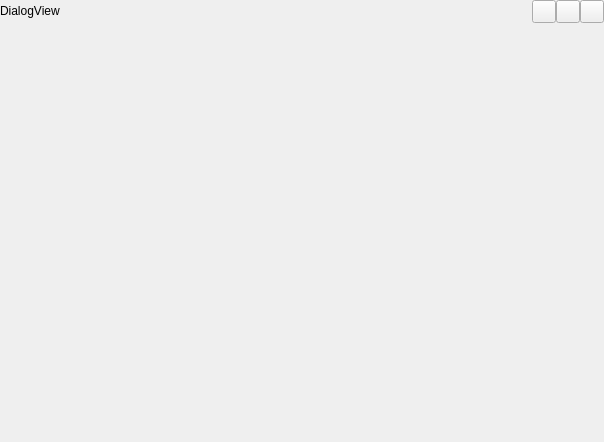
<?xml version="1.0" encoding="UTF-8"?>
<ui version="4.0">
 <class>PLSDialogView</class>
 <widget class="QDialog" name="PLSDialogView">
  <property name="geometry">
   <rect>
    <x>0</x>
    <y>0</y>
    <width>604</width>
    <height>442</height>
   </rect>
  </property>
  <property name="windowTitle">
   <string>Dialog</string>
  </property>
  <layout class="QVBoxLayout" name="verticalLayout" stretch="0,0,1">
   <property name="spacing">
    <number>0</number>
   </property>
   <property name="sizeConstraint">
    <enum>QLayout::SetNoConstraint</enum>
   </property>
   <property name="leftMargin">
    <number>0</number>
   </property>
   <property name="topMargin">
    <number>0</number>
   </property>
   <property name="rightMargin">
    <number>0</number>
   </property>
   <property name="bottomMargin">
    <number>0</number>
   </property>
   <item>
    <widget class="QFrame" name="titleBar">
     <property name="frameShape">
      <enum>QFrame::NoFrame</enum>
     </property>
     <property name="frameShadow">
      <enum>QFrame::Raised</enum>
     </property>
     <layout class="QHBoxLayout" name="titleBarLayout" stretch="1,0">
      <property name="spacing">
       <number>15</number>
      </property>
      <property name="leftMargin">
       <number>0</number>
      </property>
      <property name="topMargin">
       <number>0</number>
      </property>
      <property name="rightMargin">
       <number>0</number>
      </property>
      <property name="bottomMargin">
       <number>0</number>
      </property>
      <item alignment="Qt::AlignVCenter">
       <widget class="QLabel" name="titleLabel">
        <property name="sizePolicy">
         <sizepolicy hsizetype="Expanding" vsizetype="Preferred">
          <horstretch>0</horstretch>
          <verstretch>0</verstretch>
         </sizepolicy>
        </property>
        <property name="text">
         <string>DialogView</string>
        </property>
       </widget>
      </item>
      <item>
       <layout class="QHBoxLayout" name="titleButtonLayout">
        <property name="spacing">
         <number>0</number>
        </property>
        <item>
         <widget class="QToolButton" name="min">
          <property name="cursor">
           <cursorShape>ArrowCursor</cursorShape>
          </property>
          <property name="text">
           <string/>
          </property>
         </widget>
        </item>
        <item>
         <widget class="QToolButton" name="maxres">
          <property name="cursor">
           <cursorShape>ArrowCursor</cursorShape>
          </property>
          <property name="text">
           <string/>
          </property>
         </widget>
        </item>
        <item>
         <widget class="QToolButton" name="close">
          <property name="cursor">
           <cursorShape>ArrowCursor</cursorShape>
          </property>
          <property name="text">
           <string notr="true"/>
          </property>
         </widget>
        </item>
       </layout>
      </item>
     </layout>
    </widget>
   </item>
   <item>
    <widget class="QWidget" name="hline" native="true">
     <property name="minimumSize">
      <size>
       <width>0</width>
       <height>1</height>
      </size>
     </property>
     <property name="maximumSize">
      <size>
       <width>16777215</width>
       <height>1</height>
      </size>
     </property>
    </widget>
   </item>
   <item>
    <widget class="QFrame" name="contentBorder">
     <property name="frameShape">
      <enum>QFrame::NoFrame</enum>
     </property>
     <property name="frameShadow">
      <enum>QFrame::Raised</enum>
     </property>
     <layout class="QHBoxLayout" name="horizontalLayout">
      <property name="spacing">
       <number>0</number>
      </property>
      <property name="leftMargin">
       <number>0</number>
      </property>
      <property name="topMargin">
       <number>0</number>
      </property>
      <property name="rightMargin">
       <number>0</number>
      </property>
      <property name="bottomMargin">
       <number>0</number>
      </property>
      <item>
       <widget class="QFrame" name="content">
        <property name="frameShape">
         <enum>QFrame::NoFrame</enum>
        </property>
        <property name="frameShadow">
         <enum>QFrame::Raised</enum>
        </property>
       </widget>
      </item>
     </layout>
    </widget>
   </item>
  </layout>
 </widget>
 <resources/>
 <connections/>
</ui>
